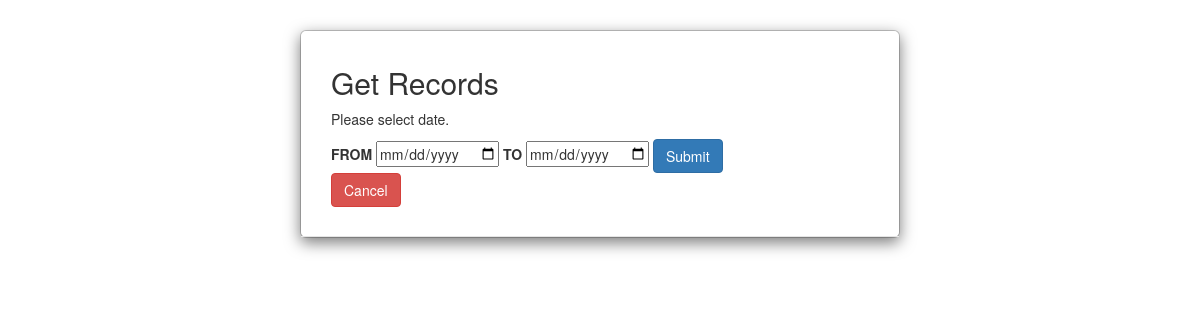
/date.php, run on an earlier commit of the app's database.
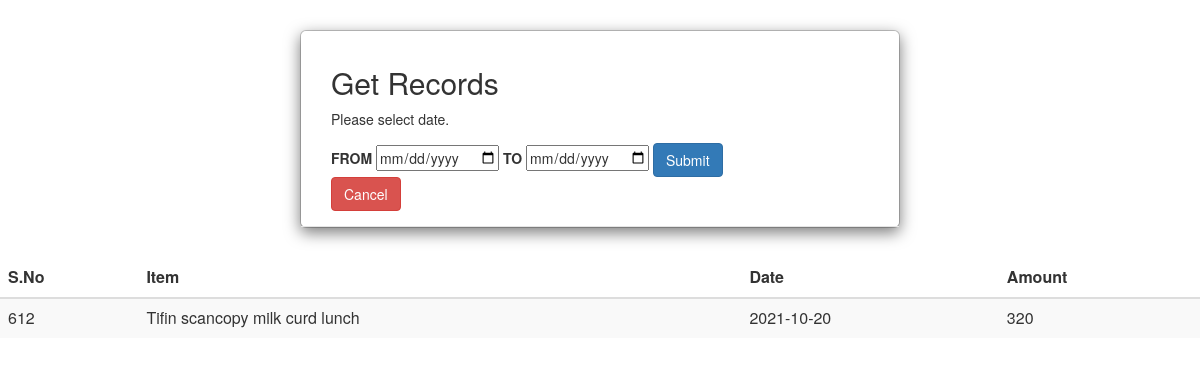
And on a later commit of the database.
### tables this page shows
CREATE TABLE `employees` (
  `id` int(11) NOT NULL AUTO_INCREMENT,
  `uname` varchar(50) NOT NULL,
  `name` varchar(100) NOT NULL,
  `date` varchar(255) NOT NULL,
  `amount` int(10) NOT NULL,
  `file_path` varchar(500) NOT NULL,
  PRIMARY KEY (`id`)
);

### date.php (the view, shortened to what this page needs)
<?php
require_once "config.php";
$new_date = date('Y-m-d');
$sql = mysqli_query($link,"SELECT * from employees WHERE date >= '$new_date' AND date <= '$new_date';");
       if(mysqli_num_rows($sql) > 0){
        echo "<table color: #070708 class='table table-striped'>";
                 echo "<thead>";
                echo "<tr>";
                    echo "<th>S.No</th>";
                    echo "<th>Item</th>";
                    echo "<th>Date</th>";
                    echo "<th>Amount</th>";
                echo "</tr>";
            echo "</thead>";}
            echo "<tbody>";
            while($row = mysqli_fetch_array($sql)){
                    echo "<tr>";
                    echo "<td>" . $row['id'] . "</td>";
                    echo "<td>" . $row['name'] . "</td>";
                    echo "<td>" . $row['date'] . "</td>";
                    echo "<td>" . $row['amount'] . "</td>";
             echo "</tbody>";
            }
?>
<!DOCTYPE html>
<html lang="en">
<head>
    <link rel="stylesheet" href="https://maxcdn.bootstrapcdn.com/bootstrap/3.3.7/css/bootstrap.css">
</head>
<body>
<div class="modal-dialog">
            <div class="modal-content">
                <div class="modal-header">
                    <div class="col-md-10">
                        <div class="col-md-16">
                            <h2>Get Records</h2>
                        </div>
                            <p>Please select date.</p>
                        <form action="<?php echo htmlspecialchars($_SERVER["PHP_SELF"]); ?>" method="post">
                            <label>FROM</label>
                            <input type="date" name="date">
                            <label>TO</label>
                            <input type="date" name="date">
                            <input type="submit" class="btn btn-primary" value="Submit">
                            <a href="welcome.php" class="btn btn-danger">Cancel</a>
                        </form>
                    </div>
                </div><div class="col-lg-15"></div>
            </div>
        </div>
</body>
</html>

What changed in the data, as far as the page shows it:
added employees: id "612", name "Tifin scancopy milk curd lunch", date "2021-10-20", amount "320"
Also different on the page:
text now shown: "S.No Item Date Amount"
